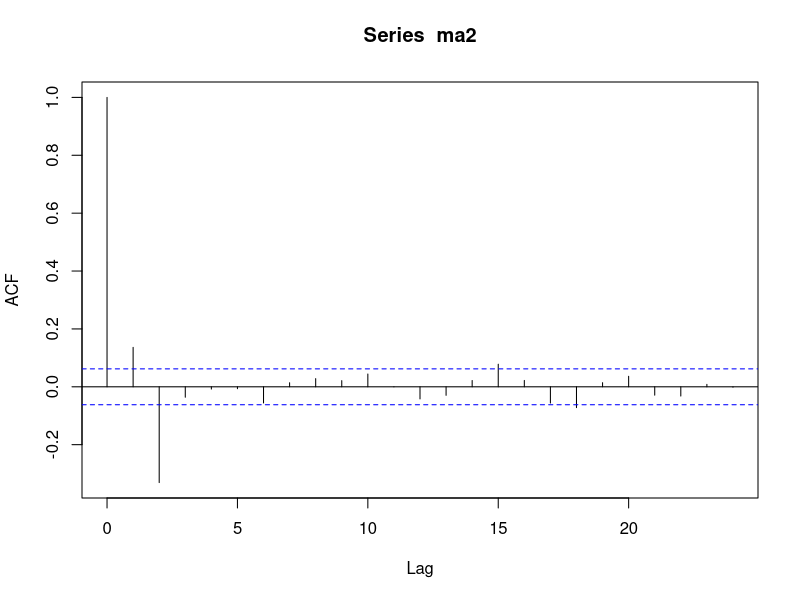
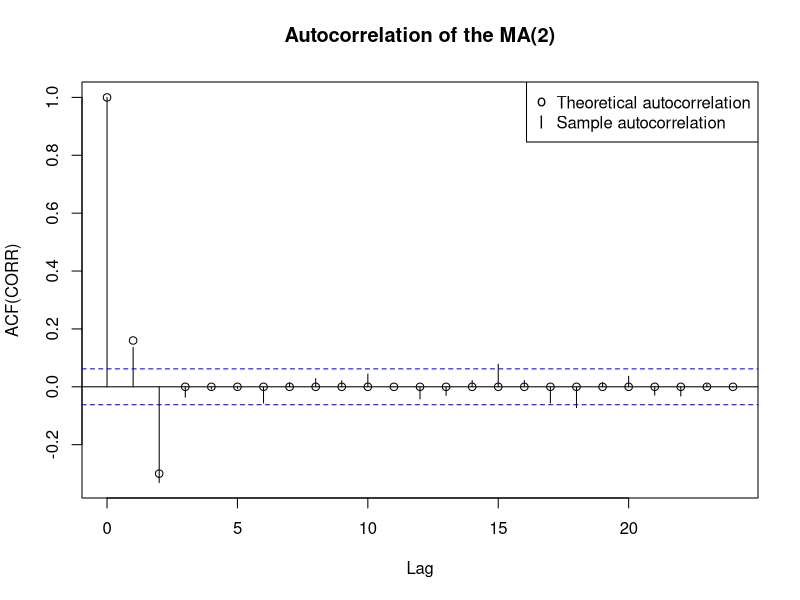

Write the R code that produced these figures, in order.
b1 = 0.8
b2 = -0.6
set.seed(001)
ma2 = arima.sim(list(ma = c(b1, b2)), n = 1000, sd = 2)
acorr = acf(ma2, type = 'correlation', lag.max = 24)
acorr
plot(acorr, xlab = 'Lag', ylab = 'ACF(CORR)',
     main = 'Autocorrelation of the MA(2)')
points(0, 1)
points(1, 0.16)
points(2, -0.3)
for (i in (3: 24)) {
  points(i, 0)
}
# Equivalent to "ma2.acf = ARMAacf(0, c(b1, b2), lag.max = 24)"
legend(x = 'topright', legend =
         c('Theoretical autocorrelation', 
           'Sample autocorrelation'), 
       pch = c('o', 'l'))